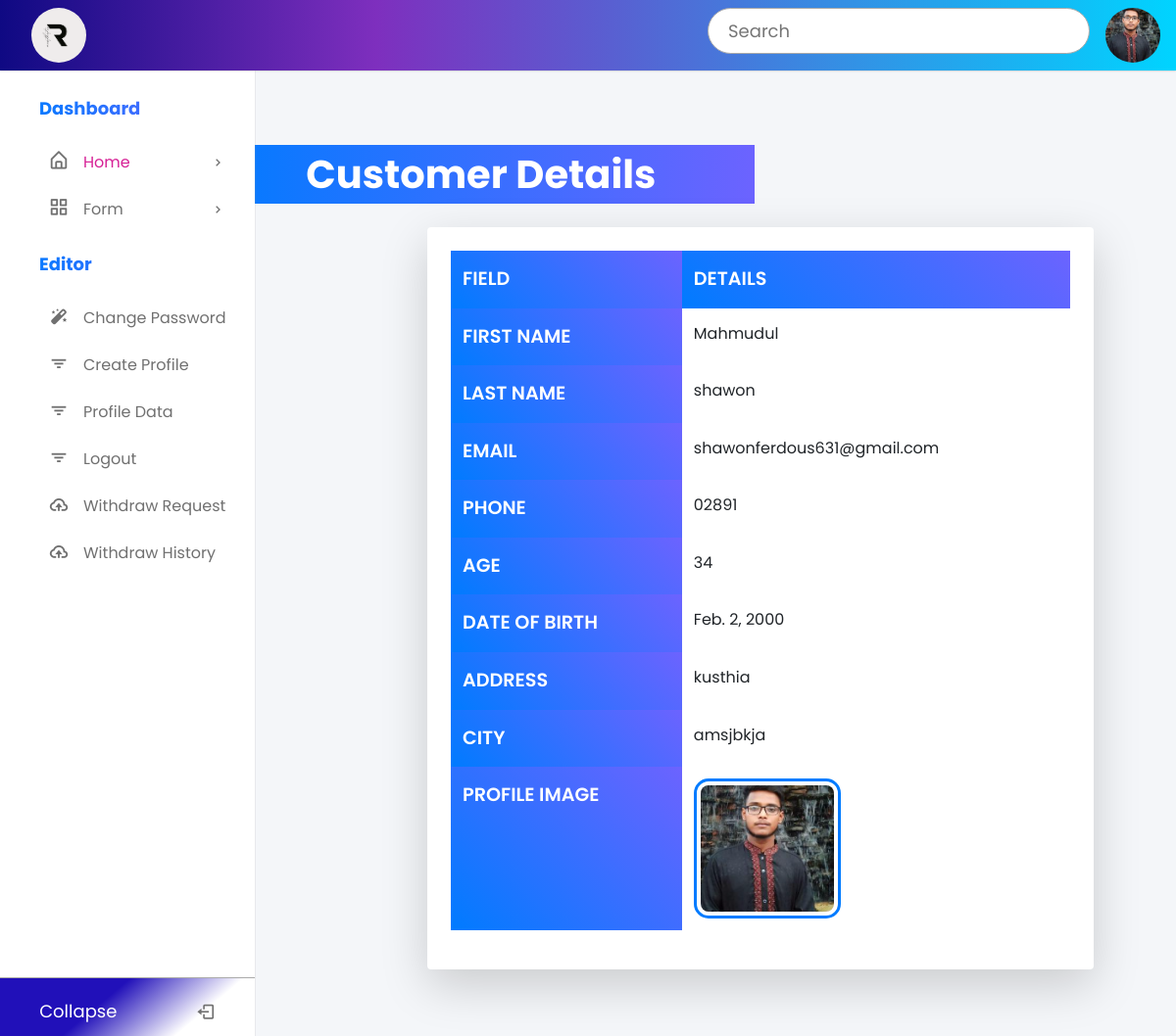
Page /show/customer/data (signed in) on the committed database.
### app/models.py (models this page shows, shortened)
class SiteSettings(models.Model):
    logo = models.ImageField(upload_to='logos/' , null=True , blank=True)
    banner = models.ImageField(upload_to='banner/' , null=True,blank=True)

class Customer_model(models.Model):
    user = models.ForeignKey(User, on_delete=models.CASCADE,blank=True, null=True )
    firstname = models.CharField(max_length=200)
    lastname = models.CharField(max_length=200)
    age = models.IntegerField()
    dob = models.DateField()
    gender = models.CharField(max_length=10, blank=True, null=True,choices=[('male', 'Male'), ('female', 'Female'), ('others', 'Others')])
    email = models.EmailField()
    address = models.CharField(max_length=255)
    address2 = models.CharField(max_length=255, blank=True, null=True)
    area_code = models.CharField(max_length=10,blank=True, null=True)
    phone = models.CharField(max_length=15)
    postal_code = models.CharField(max_length=10)
    city = models.CharField(max_length=100)
    signature = models.ImageField(upload_to='signatures/', null=True, blank=True)
    terms_accepted = models.BooleanField(default=False ,  null=True, blank=True)

### app/views.py (the view)
# urls.py: path('show/customer/data', show_customer_data, name='show_customer_data'),
@login_required
def show_customer_data(request):
    customer_data = Customer_model.objects.filter(user=request.user).first()
    return render(request, 'show_customer_data.html', {'customer': customer_data})

### app/templatetags/custom_tags.py (called while the page is built)
@register.simple_tag
def get_site_logo():
    try:
        settings = SiteSettings.objects.first()
        if settings and settings.logo:
            return settings.logo.url
    except SiteSettings.DoesNotExist:
        return ''
    return ''

@register.simple_tag(takes_context=True)
def profile_pic(context):
    request = context['request']
    try:
        customer = Customer_model.objects.filter(user=request.user).first()
        if customer.signature:
            return customer.signature.url
    except Customer_model.DoesNotExist:
        return ''
    return ''

### app/templates/show_customer_data.html (shortened to what this page needs)
{% extends "base.html" %}
{% load static %}
{% block main %}
<div class="container mt-5 mb-5">
    <h1 class="text-center text-gradient1 mb-4">Customer Details</h1>
    {% if customer %}
    <div class="card shadow-lg border-0">
        <div class="card-body p-4">
            <div class="desktop-view d-none d-md-block">
                <table class="table table-borderless">
                    <thead>
                        <tr>
                            <th scope="col">Field</th>
                            <th scope="col">Details</th>
                        </tr>
                    </thead>
                    <tbody>
                        <tr><th>First Name</th><td>{{ customer.firstname }}</td></tr>
                        <tr><th>Last Name</th><td>{{ customer.lastname }}</td></tr>
                        <tr><th>Email</th><td>{{ customer.email }}</td></tr>
                        <tr><th>Phone</th><td>{{ customer.phone }}</td></tr>
                        <tr><th>Age</th><td>{{ customer.age }}</td></tr>
                        <tr><th>Date of Birth</th><td>{{ customer.dob }}</td></tr>
                        <tr><th>Address</th><td>{{ customer.address }}</td></tr>
                        <tr><th>City</th><td>{{ customer.city }}</td></tr>
                        <tr><th>Profile Image</th>
                            <td>
                                {% if customer.signature %}
                                    <img src="{{ customer.signature.url }}" alt="Signature" width="150" class="img-thumbnail">
                                {% else %}
                                    <em>No Signature Uploaded</em>
                                {% endif %}
                            </td>
                        </tr>
                    </tbody>
                </table>
            </div>
        </div>
    </div>
    {% else %}
    <div class="alert alert-warning text-center mt-4">
        <p>No data found for this user.</p>
    </div>
    {% endif %}
</div>
{% endblock %}

### app/templates/base.html (shortened to what this page needs)
<!DOCTYPE html>
{%load static%}
{% load custom_tags %}
<html lang="en">
<head>
  <link href="https://unpkg.com/boxicons@2.1.4/css/boxicons.min.css" rel="stylesheet" />
  <link rel="stylesheet" href="{% static 'style.css'%}" />
  <link rel="stylesheet" href="{% static 'styleconForm.css'%}" />
  <link rel="stylesheet" href="https://stackpath.bootstrapcdn.com/font-awesome/4.7.0/css/font-awesome.min.css">
</head>
<body>
  <nav id="navbar1" class="navbar">
    <div class="navbar_content searchand-image">
      <div class="logo_item">
        <a href="{% url 'index' %}">
          <img class="logo_image"  height="150px" width="150px" src="{% get_site_logo %}" alt="CodingNepal">
        </a>
      </div>
      <div class="profileimagSearch">
        <div class="search_bar " style="display: flex;">
          <input type="text" placeholder="Search" />
        </div>
        {% if request.user.is_authenticated %}
        <img  src="{% profile_pic %}" alt="" class="profile" />
        {% else %}
        <img   src="{% static 'image/unknow.png' %}" alt="" class="profile" />
        {% endif %}
      </div>
    </div>
  </nav>
  <nav class="sidebar">
    <div class="menu_content">
      <ul class="menu_items">
        <div class="menu_title text-gradient  menu_dahsboard"></div>
        <li class="item">
          <div class="nav_link submenu_item">
            <span class="navlink_icon">
              <i class="bx bx-home-alt"></i>
            </span>
            <span  class="navlink "><a href="{% url 'home'%}"> Home</a></span>
            <i class="bx bx-chevron-right arrow-left"></i>
          </div>
        </li>
        <li class="item">
          <div href="#" class="nav_link submenu_item">
            <span class="navlink_icon">
              <i class="bx bx-grid-alt"></i>
            </span>
            <span class="navlink">Form</span>
            <i class="bx bx-chevron-right arrow-left"></i>
          </div>
        </li>
      </ul>
      <ul class="  menu_items">
        <div class=" text-gradient menu_title menu_editor"></div>
        <li class="item">
          <a href="{% url 'passwordchange'%}" class="nav_link">
            <span class="navlink_icon">
              <i class="bx bxs-magic-wand"></i>
            </span>
            <span class="navlink">Change Password</a></span>
        </li>
        <li class="item">
          <a href="{% url 'profile' %}" class="nav_link">
            <span class="navlink_icon">
              <i class="bx bx-filter"></i>
            </span>
            <span class="navlink">Create Profile</span>
          </a>
          <a href="{% url 'show_customer_data'%}" class="nav_link">
            <span class="navlink_icon">
              <i class="bx bx-filter"></i>
            </span>
            <span class="navlink">Profile Data</span>
          </a>
        </li>
        <li class="item">
          <a href="#" class="nav_link" onclick="document.getElementById('logout-form').submit();">
            <span class="navlink_icon">
              <i class="bx bx-filter"></i>
            </span>
            <span class="navlink">Logout</span>
          </a>
        </li>
        <li class="item">
        <li class="item">
          <a href="{% url 'withdraw'%}" class="nav_link">
            <span class="navlink_icon">
              <i class="bx bx-cloud-upload"></i>
            </span>
            <span class="navlink">Withdraw Request</span>
          </a>
        </li>
        <li class="item">
        <li class="item">
          <a href="{% url 'withdrawal_history'%}" class="nav_link">
            <span class="navlink_icon">
              <i class="bx bx-cloud-upload"></i>
            </span>
            <span class="navlink">Withdraw  History</span>
          </a>
        </li>
      </ul>
      <div class="bottom_content ">
        <div class="bottom expand_sidebar bottom_content1">
          <span class="text-white"> Expand</span>
          <i class='bx bx-log-in'></i>
        </div>
        <div class="bottom collapse_sidebar bottom_content1 ">
          <span class="text-white" > Collapse</span>
          <i class='bx bg-black bx-log-out'></i>
        </div>
      </div>
    </div>
  </nav>
  {%block main%}
  {%endblock main%}
</body>
</html>

### app/static/style.css (style rules this page uses)
* { margin: 0; padding: 0; box-sizing: border-box; font-family: "Poppins", sans-serif; }
:root { --white-color: #fff; --blue-color: #4070f4; --grey-color: #707070; --grey-color-light: #aaa; }
body { background-color: #e7f2fd; transition: all 0.5s ease; }
.navbar { position: fixed; top: 0; width: 100%; left: 0; background-color: var(--white-color); display: flex; align-items: center; justify-content: space-between; padding: 15px 30px; z-index: 1000; box-shadow: 0 0 2px var(--grey-color-light); }
.logo_item { display: flex; align-items: center; column-gap: 10px; font-size: 22px; font-weight: 500; color: var(--blue-color); }
.navbar img { width: 35px; height: 35px; border-radius: 50%; }
.search_bar { height: 47px; max-width: 430px; width: 100%; }
.search_bar input { height: 100%; width: 100%; border-radius: 25px; font-size: 18px; outline: none; background-color: var(--white-color); color: var(--grey-color); border: 1px solid var(--grey-color-light); padding: 0 20px; }
.navbar_content { display: flex; align-items: center; column-gap: 25px; }
.sidebar { background-color: var(--white-color); width: 260px; position: fixed; top: 0; left: 0; height: 100%; padding: 80px 20px; z-index: 100; overflow-y: scroll; box-shadow: 0 0 1px var(--grey-color-light); transition: all 0.5s ease; }
.menu_content { position: relative; }
.menu_title { margin: 15px 0; padding: 0 20px; font-size: 18px; }
.menu_title::before { color: var(--grey-color); white-space: nowrap; }
.menu_dahsboard::before { content: "Dashboard"; }
.menu_editor::before { content: "Editor"; }
.menu_items { padding: 0; list-style: none; }
.navlink_icon { position: relative; font-size: 22px; min-width: 50px; line-height: 40px; display: inline-block; text-align: center; border-radius: 6px; }
.navlink_icon::before { content: ""; position: absolute; height: 100%; width: calc(100% + 100px); left: -20px; }
.sidebar .nav_link { display: flex; align-items: center; width: 100%; padding: 4px 15px; border-radius: 8px; text-decoration: none; color: var(--grey-color); white-space: nowrap; }
.submenu_item { cursor: pointer; }
.submenu_item .arrow-left { position: absolute; right: 10px; display: inline-block; margin-right: auto; }
.bottom_content { position: fixed; bottom: 60px; left: 0; width: 260px; cursor: pointer; transition: all 0.5s ease; }
.bottom { position: absolute; display: flex; align-items: center; left: 0; justify-content: space-around; padding: 18px 0; text-align: center; width: 100%; color: var(--grey-color); border-top: 1px solid var(--grey-color-light); background-color: var(--white-color); }
.bottom i { font-size: 20px; }
.bottom span { font-size: 18px; }

### app/templates/base.html (style rules this page uses)
.searchand-image { flex-direction: row !important; justify-content: space-between !important; width: 100%; }
.text-gradient { font-weight: bold; background: linear-gradient(to right, #007bff, #6c63ff); -webkit-background-clip: text; -webkit-text-fill-color: transparent; }
.profileimagSearch { display: flex; }
.logo_image , .profileimagSearch img { width: 3.5rem !important; height: 3.5rem !important; margin-left: 1rem; }
#navbar1 { background: rgb(2,0,36); background: linear-gradient(90deg, rgb(15, 9, 131) 0%, rgba(126,47,190,1) 32%, rgba(0,212,255,1) 100%, rgba(0,212,255,1) 100%); }
.bottom_content1 { background: rgb(255,255,255); background: linear-gradient(320deg, rgba(255,255,255,1) 27%, rgb(33, 16, 185) 61%); }

### app/templates/show_customer_data.html (style rules this page uses)
body { font-family: 'Inter', sans-serif; background-color: #f4f6f9; color: #333; }
h1.text-gradient1 { font-size: 2.5rem; font-weight: bold; background: linear-gradient(to right, #007bff, #6c63ff); color: white; margin-top: .5rem; text-align: center; }
.table { width: 100%; }
th, td { padding: 15px; vertical-align: middle; }
th { font-size: 1.2rem; text-transform: uppercase; font-weight: 600; background: linear-gradient(45deg, #007bff, #6c63ff); color: white; }
.img-thumbnail { border: 3px solid #007bff; border-radius: 15px; max-width: 100%; }
@media (min-width: 700px) { .container { max-width: 60vw; padding: 20px; margin-left:26rem ; } }
@media (min-width: 700px) { .text-gradient1 { margin-left: -14rem; width: 82%; } }
.desktop-view { display: none; }

### rows in the picture
SiteSettings: logo (picture)
Customer_model: firstname "Mahmudul", lastname "shawon", email "shawonferdous631@gmail.com", phone "02891", age "34", dob "Feb. 2, 2000", address "kusthia", city "amsjbkja", signature (picture)
